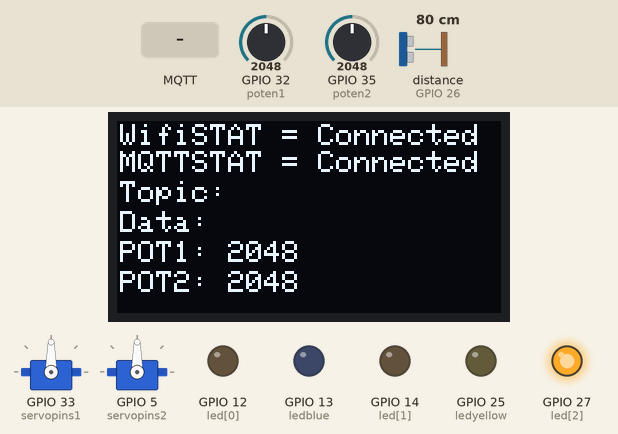
This sketch was run on a simulated ESP32. On the bench: 2 × servo, 128×64 one-colour display, output pins drawn as LEDs (lit = HIGH). Inputs (shaded band) come from the test bench; at power-on: GPIO 32 (poten1) = 2048, GPIO 35 (poten2) = 2048, distance to the obstacle (sensor on GPIO 26) 80 cm. The echo pulse lasts 58.3 µs per cm; WiFi joins after 1.5 s; servers stay silent unless stated; no MQTT or app messages arrive unless stated.

Above: at 3.0 s.
3.1 s: MQTT message "poten1:" arrives on the first subscribed topic
At 4.3 s:
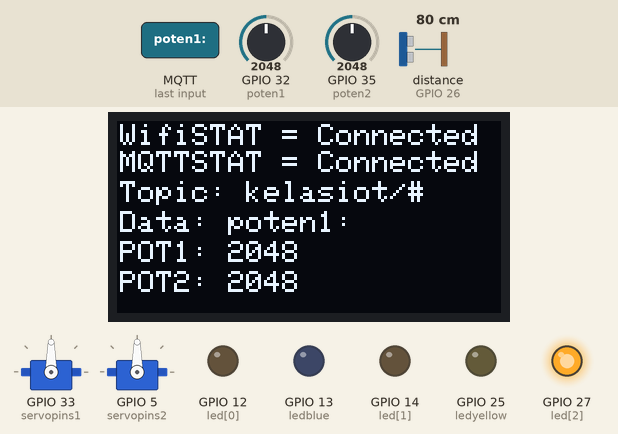
4.6 s: MQTT message "on" arrives on the first subscribed topic
At 5.8 s:
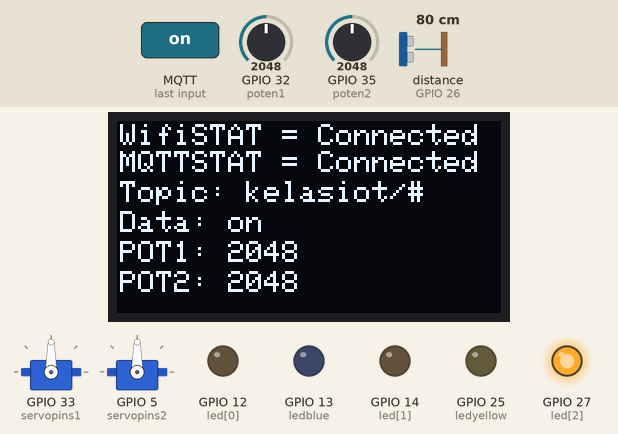
6.1 s: GPIO 32 (poten1) set to 2866
At 7.4 s:
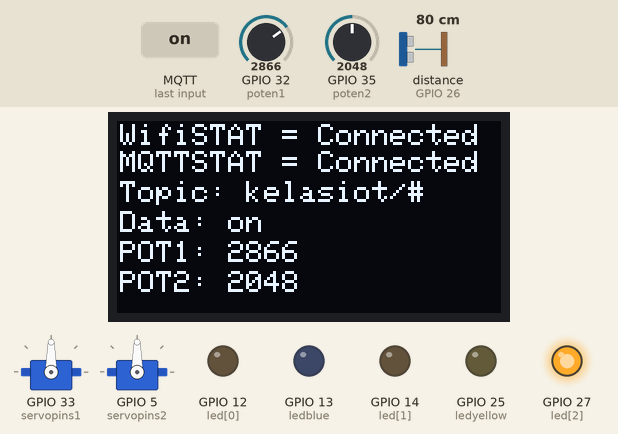
7.7 s: GPIO 35 (poten2) set to 2866
At 8.8 s:
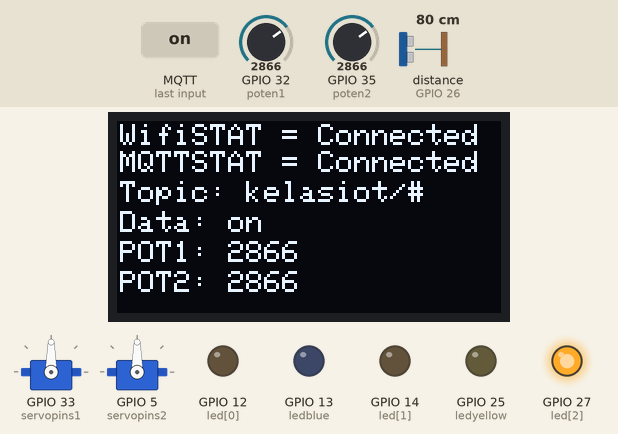
9.2 s: GPIO 32 (poten1) set to 3603
At 9.5 s:
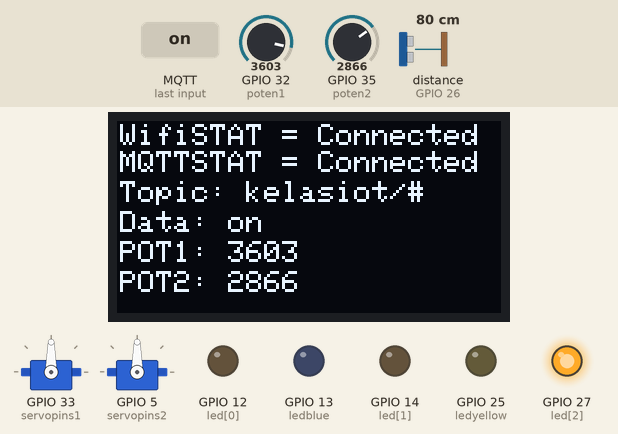
10.7 s: GPIO 35 (poten2) set to 3603
At 12.2 s:
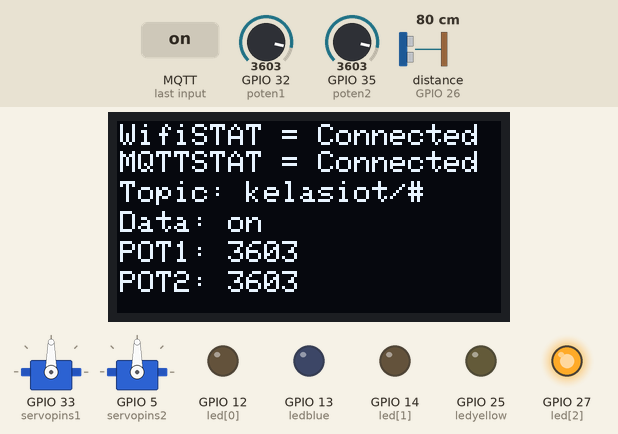
Timing chart, 0 to 13.2 s (numbered marks = the images above; inputs shaded):
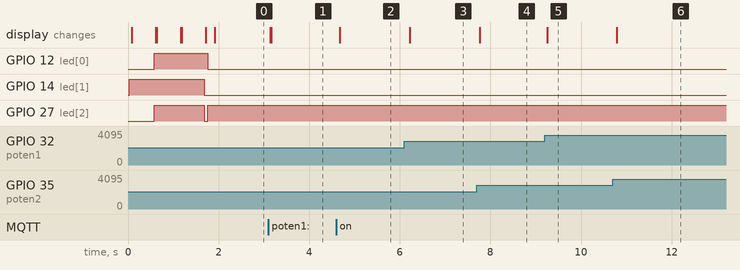

Measured:
- after the input at 3.1 s, the display: first changes at once (image 1 shows a later state)
- after the input at 4.6 s, the display: changes after 0.08 s (image 2)
- after the input at 6.1 s, the display: changes after 0.12 s (image 3)
- after the input at 7.7 s, the display: changes after 0.06 s (image 4)
- after the input at 9.2 s, the display: changes after 0.05 s (image 5)
- after the input at 10.7 s, the display: changes after 0.09 s (image 6)

The sketch:

ESP32_iotdashboardwebv1.0.0.ino
```cpp
#include <WiFi.h>
#include <MQTT.h>
WiFiClient clientwifi; //karena kita pakai wifi connect ke mqtt, jadi kita buat objek wifi untuk mqtt
MQTTClient clientmqtt; //kita juga buat objek mqtt
const char clientID[] = "ESP32-01"; //this device client id, harus char, bisa sih string tapi nanti diubah lagi dari string ke char
// const char ssid[] = "Wifi kost lantai 1";
// const char pass[] = "enamenamtigaenam";
const char ssid[] = "wadudu";
const char pass[] = "bgstt123";
const char* brokerserver =  "prickleshift857.cloud.shiftr.io";
const char* userbrokermqtt = "prickleshift857";      // Tipe data const char*
const char* passbrokermqtt = "kelasiotcoba12";      // Tipe data const char*

String topic1 = "kelasiot/#";
String topic_masuk_baru;
String Data_payload_baru;

#include <Wire.h>
#include <Adafruit_GFX.h>
#include <Adafruit_SSD1306.h>

const int lebar = 128;
const int tinggi = 64;
const int reset = 4;
Adafruit_SSD1306 oledz(lebar,tinggi,&Wire, reset);

#include <ESP32Servo.h>
int servopins1 = 33, servopins2 = 5;
Servo servo1ku;
Servo servo2ku;
int led[] = {12,14,27};
int ledyellow = 25, ledblue = 13;
unsigned long wktuskrg = 0;
unsigned long wktuskrg2 = 0;

#define poten1 32
#define poten2 35
int potenread1, potenread2;
int old_pot1 = 0, old_pot2 = 0;

#include <NewPing.h>
#define TRIGGER_PIN 26
#define ECHO_PIN 26
NewPing sonar(TRIGGER_PIN, ECHO_PIN, 400);;
int jarak, old_jarak = 0;

void setup() {
  Serial.begin(115200);
  for(int i = 0; i < 3; i++){
    pinMode(led[i], OUTPUT);
  }
  pinMode(ledblue, OUTPUT);
  pinMode(ledyellow, OUTPUT);
  servo1ku.attach(servopins1);
  servo2ku.attach(servopins2);
  oledz.begin(SSD1306_SWITCHCAPVCC, 0x3C);
  oledz.clearDisplay();
  rgbled(0,0,0);

  WiFi.begin(ssid, pass);
  clientmqtt.begin(brokerserver, clientwifi); //start mqtt with object mqtt //parameter("broker", wifiobject)
  // Serial.println("Menghubungkan ke Wifi");
  clientmqtt.onMessage(pesansubscribemasuk);
  reconnect();

}

void loop() {
  clientmqtt.loop(); //untuk mengecek apakah ada data yang diterima
  if(!clientmqtt.connected()){
    reconnect();
  }
  pesanclient_doit();
  publish_poten();
  publish_ultras();
}
void reconnect(){
  rgbled(0,1,0);
  //checking wifi
  // while (!WiFi.isConnected())  // Untuk ESP32 (tergantung library)
  while (WiFi.status() != WL_CONNECTED){
    // Serial.println("");
    // Serial.println("menghubungkan");
    lcdkecil(1,1,"WifiSTAT = ---");
    lcdkecil(1,10,"MQTTSTAT = ---");
    oledz.clearDisplay();
    delay(500);
    rgbled(1,1,1);
  }
  rgbled(1,0,0);
  // Serial.println("Berhasil Terhubung");
  lcdkecil(1,2,"WifiConnected");
  oledz.clearDisplay();
  //put setwill, this is used for device connection status, if device still not connected to mqtt
  clientmqtt.setWill("kelasiot/ESP32-01/Status", "offline", true, 1); //topic, payload, retain,  //topicnya di fungsi setwill ini tidak bisa String melainkan harus char
  //checking mqtt
  // while(!clientmqtt.connect(clientID,username,password))
  while(!clientmqtt.connect(clientID, userbrokermqtt, passbrokermqtt)){
    // Serial.println("");
    // Serial.println("MQTT menghubungkan");
    lcdkecil(1,1,"WifiSTAT = Connected");
    lcdkecil(1,10,"MQTTSTAT = ---");
    oledz.clearDisplay();
    delay(500);
    rgbled(1,1,1);
  }
  rgbled(0,0,1);
  // Serial.println("MQTT Berhasil Terhubung");
  lcdkecil(1,1,"WifiSTAT = Connected");
  lcdkecil(1,10,"MQTTSTAT = Connected");
  //lalu kita publish status online, untuk memberitahu client lain kalau device ini online
  clientmqtt.publish("kelasiot/ESP32-01/Status", "online", true, 1);
  //subscribe
  clientmqtt.subscribe(topic1, 1); //topic, qos
}
void pesansubscribemasuk(String &topicmasuk, String &payloadmasuk){
  topic_masuk_baru = topicmasuk;
  Data_payload_baru = payloadmasuk;
  // Serial.println("");
  // Serial.println("Ada data masuk, Topic: " + topicmasuk + ", data: " + payloadmasuk);
}
void pesanclient_doit(){
  int dataled = Data_payload_baru.toInt();
  if(topic_masuk_baru == "kelasiot/ESP32-01/led1"){
    if(dataled == 1){
      digitalWrite(ledblue, HIGH);
    }
    else if(dataled == 0){
      digitalWrite(ledblue, LOW);
    }
  }
  if(topic_masuk_baru == "kelasiot/ESP32-01/led2"){
    if(dataled == 1){
      digitalWrite(ledyellow, HIGH);
    }
    else if(dataled == 0){
      digitalWrite(ledyellow, LOW);
    }
  }
  if(topic_masuk_baru == "kelasiot/ESP32-01/servoxxx"){
    //kita buat dulu variable untuk mengatur derajat servo, variable ini berfungsi mengubah String dari "datapayload" yang kita terima dari publisher menjadi int
    int servoposition =  Data_payload_baru.toInt(); //ini kita tambah .toInt() untuk mengubah String ke int
    servo1ku.write(servoposition); //ini juga void yang aku bikin, bisa dilihat dari file jalaninservo.h yang aku bikin
    Serial.println("Servo 1 Position: " + String(servoposition));
    // lcdkecil(1, 40, "Servo: " + Data_payload_baru);
  }
  if(topic_masuk_baru == "kelasiot/ESP32-01/srvvzz"){
    int servoposition2 =  Data_payload_baru.toInt();
    servo2ku.attach(servopins2);
    servo2ku.write(servoposition2);
    Serial.println("Servo 2 Position: " + String(servoposition2));
  }
  lcdkecil(1, 20, "Topic: " + topic_masuk_baru);
  lcdkecil(1, 30, "Data: " + String(Data_payload_baru));
}
void lcdkecil(int koor1, int koor2, String katakata){
  // Clear a specific rectangular area where the new text will be written
  // Arguments: (x position, y position, width, height, color)
  // Width = 128 (full width of the OLED display)
  // Height = 10 (enough to clear one line of text; adjust if needed)
  oledz.fillRect(koor1, koor2, 128, 10, BLACK);

  // Set the text size to 1 (smallest size available)
  oledz.setTextSize(1);

  // Set the text color to WHITE (OLED displays text in white on a black background)
  oledz.setTextColor(WHITE);

  // Set the cursor position where the text will start
  // koor1 = x coordinate, koor2 = y coordinate
  oledz.setCursor(koor1, koor2);

  // Print the text on the display buffer
  oledz.println(katakata);

  // Push the updated display buffer to the actual screen
  oledz.display();
}
void rgbled(int pin1, int pin2, int pin3){
    digitalWrite(led[0], pin1);
    digitalWrite(led[1], pin2);
    digitalWrite(led[2], pin3);
}
void publish_poten(){
  potenread1 = analogRead(poten1);
  potenread2 = analogRead(poten2);
  if(millis()-wktuskrg > 100){
    wktuskrg = millis();
    if(potenread1 != old_pot1){
      // String pesan4 = "poten1: " + String(potenread1);
      // String(potenread1).c_str() mengubah string ke char
      clientmqtt.publish("kelasiot/ESP32-01/pot1", String(potenread1).c_str(), true, 1);
      old_pot1 = potenread1;
    }
    if(potenread2 != old_pot2){
      // String pesan5 = "poten2: " + String(potenread2);
      clientmqtt.publish("kelasiot/ESP32-01/pot2", String(potenread2).c_str(), true, 1);
      old_pot2 = potenread2;
    }
    lcdkecil(1, 40, "POT1: " + String(potenread1));
    lcdkecil(1, 50, "POT2: " + String(potenread2));
    // Serial.println("POT1: " + String(potenread1));
    // Serial.println("POT2: " + String(potenread2));
  }
}
void publish_ultras(){
  jarak = sonar.ping_cm();
  if(millis() - wktuskrg2 > 500){
    wktuskrg2 = millis();
    if(jarak != old_jarak){
      String pesan6 = "jarak: " + String(jarak);
      clientmqtt.publish("kelasiot/ESP32-01/ultras",  String(jarak).c_str(), true, 1);
      // Serial.println("ULTRAS: " + String(jarak));
      old_jarak = jarak;
    }
    // lcdkecil(1, 60, "ULTRAS: " + jarak);
  }
}
```
